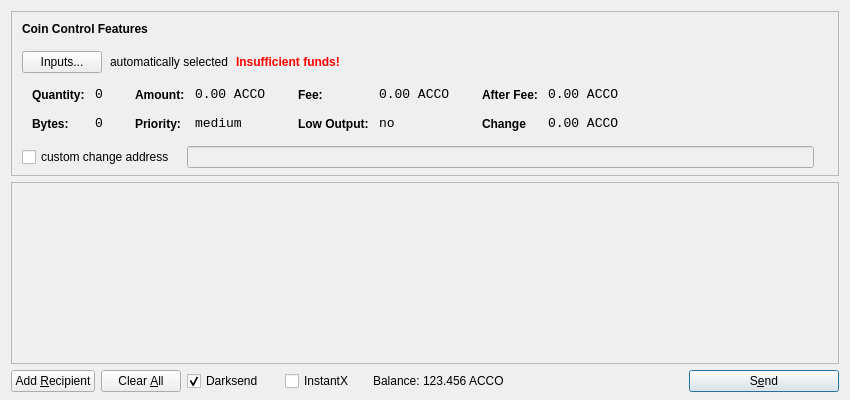
<?xml version="1.0" encoding="UTF-8"?>
<ui version="4.0">
 <class>SendCoinsDialog</class>
 <widget class="QDialog" name="SendCoinsDialog">
  <property name="geometry">
   <rect>
    <x>0</x>
    <y>0</y>
    <width>850</width>
    <height>400</height>
   </rect>
  </property>
  <property name="windowTitle">
   <string>Send Coins</string>
  </property>
  <layout class="QVBoxLayout" name="verticalLayout" stretch="0,1,0">
   <property name="bottomMargin">
    <number>8</number>
   </property>
   <item>
    <widget class="QFrame" name="frameCoinControl">
     <property name="sizePolicy">
      <sizepolicy hsizetype="Expanding" vsizetype="Expanding">
       <horstretch>0</horstretch>
       <verstretch>0</verstretch>
      </sizepolicy>
     </property>
     <property name="maximumSize">
      <size>
       <width>16777215</width>
       <height>16777215</height>
      </size>
     </property>
     <property name="frameShape">
      <enum>QFrame::StyledPanel</enum>
     </property>
     <property name="frameShadow">
      <enum>QFrame::Sunken</enum>
     </property>
     <layout class="QVBoxLayout" name="verticalLayoutCoinControl2">
      <property name="spacing">
       <number>-1</number>
      </property>
      <property name="leftMargin">
       <number>0</number>
      </property>
      <property name="topMargin">
       <number>0</number>
      </property>
      <property name="rightMargin">
       <number>0</number>
      </property>
      <property name="bottomMargin">
       <number>6</number>
      </property>
      <item>
       <layout class="QVBoxLayout" name="verticalLayoutCoinControl" stretch="0,0,0,0,1">
        <property name="spacing">
         <number>0</number>
        </property>
        <property name="leftMargin">
         <number>10</number>
        </property>
        <property name="topMargin">
         <number>10</number>
        </property>
        <item>
         <layout class="QHBoxLayout" name="horizontalLayoutCoinControl1">
          <property name="bottomMargin">
           <number>15</number>
          </property>
          <item>
           <widget class="QLabel" name="labelCoinControlFeatures">
            <property name="sizePolicy">
             <sizepolicy hsizetype="Preferred" vsizetype="Maximum">
              <horstretch>0</horstretch>
              <verstretch>0</verstretch>
             </sizepolicy>
            </property>
            <property name="font">
             <font>
              <weight>75</weight>
              <bold>true</bold>
             </font>
            </property>
            <property name="styleSheet">
             <string notr="true">font-weight:bold;</string>
            </property>
            <property name="text">
             <string>Coin Control Features</string>
            </property>
           </widget>
          </item>
         </layout>
        </item>
        <item>
         <layout class="QHBoxLayout" name="horizontalLayoutCoinControl2" stretch="0,0,0,0">
          <property name="spacing">
           <number>8</number>
          </property>
          <property name="bottomMargin">
           <number>10</number>
          </property>
          <item>
           <widget class="QPushButton" name="pushButtonCoinControl">
            <property name="styleSheet">
             <string notr="true"/>
            </property>
            <property name="text">
             <string>Inputs...</string>
            </property>
           </widget>
          </item>
          <item>
           <widget class="QLabel" name="labelCoinControlAutomaticallySelected">
            <property name="text">
             <string>automatically selected</string>
            </property>
            <property name="margin">
             <number>5</number>
            </property>
           </widget>
          </item>
          <item>
           <widget class="QLabel" name="labelCoinControlInsuffFunds">
            <property name="font">
             <font>
              <weight>75</weight>
              <bold>true</bold>
             </font>
            </property>
            <property name="styleSheet">
             <string notr="true">color:red;font-weight:bold;</string>
            </property>
            <property name="text">
             <string>Insufficient funds!</string>
            </property>
            <property name="margin">
             <number>5</number>
            </property>
           </widget>
          </item>
          <item>
           <spacer name="horizontalSpacerCoinControl">
            <property name="orientation">
             <enum>Qt::Horizontal</enum>
            </property>
            <property name="sizeHint" stdset="0">
             <size>
              <width>40</width>
              <height>1</height>
             </size>
            </property>
           </spacer>
          </item>
         </layout>
        </item>
        <item>
         <widget class="QWidget" name="widgetCoinControl" native="true">
          <property name="sizePolicy">
           <sizepolicy hsizetype="Preferred" vsizetype="Preferred">
            <horstretch>0</horstretch>
            <verstretch>0</verstretch>
           </sizepolicy>
          </property>
          <property name="minimumSize">
           <size>
            <width>0</width>
            <height>0</height>
           </size>
          </property>
          <property name="styleSheet">
           <string notr="true"/>
          </property>
          <layout class="QHBoxLayout" name="horizontalLayoutCoinControl5">
           <property name="margin">
            <number>0</number>
           </property>
           <item>
            <layout class="QHBoxLayout" name="horizontalLayoutCoinControl3" stretch="0,0,0,1">
             <property name="spacing">
              <number>20</number>
             </property>
             <property name="topMargin">
              <number>0</number>
             </property>
             <property name="bottomMargin">
              <number>10</number>
             </property>
             <item>
              <layout class="QFormLayout" name="formLayoutCoinControl1">
               <property name="horizontalSpacing">
                <number>10</number>
               </property>
               <property name="verticalSpacing">
                <number>14</number>
               </property>
               <property name="leftMargin">
                <number>10</number>
               </property>
               <property name="topMargin">
                <number>4</number>
               </property>
               <property name="rightMargin">
                <number>6</number>
               </property>
               <item row="0" column="0">
                <widget class="QLabel" name="labelCoinControlQuantityText">
                 <property name="styleSheet">
                  <string notr="true">font-weight:bold;</string>
                 </property>
                 <property name="text">
                  <string>Quantity:</string>
                 </property>
                 <property name="margin">
                  <number>0</number>
                 </property>
                </widget>
               </item>
               <item row="0" column="1">
                <widget class="QLabel" name="labelCoinControlQuantity">
                 <property name="font">
                  <font>
                   <family>Monospace</family>
                   <pointsize>10</pointsize>
                  </font>
                 </property>
                 <property name="cursor">
                  <cursorShape>IBeamCursor</cursorShape>
                 </property>
                 <property name="contextMenuPolicy">
                  <enum>Qt::ActionsContextMenu</enum>
                 </property>
                 <property name="text">
                  <string>0</string>
                 </property>
                 <property name="margin">
                  <number>0</number>
                 </property>
                 <property name="textInteractionFlags">
                  <set>Qt::LinksAccessibleByMouse|Qt::TextSelectableByKeyboard|Qt::TextSelectableByMouse</set>
                 </property>
                </widget>
               </item>
               <item row="1" column="0">
                <widget class="QLabel" name="labelCoinControlBytesText">
                 <property name="styleSheet">
                  <string notr="true">font-weight:bold;</string>
                 </property>
                 <property name="text">
                  <string>Bytes:</string>
                 </property>
                </widget>
               </item>
               <item row="1" column="1">
                <widget class="QLabel" name="labelCoinControlBytes">
                 <property name="font">
                  <font>
                   <family>Monospace</family>
                   <pointsize>10</pointsize>
                  </font>
                 </property>
                 <property name="cursor">
                  <cursorShape>IBeamCursor</cursorShape>
                 </property>
                 <property name="contextMenuPolicy">
                  <enum>Qt::ActionsContextMenu</enum>
                 </property>
                 <property name="text">
                  <string>0</string>
                 </property>
                 <property name="textInteractionFlags">
                  <set>Qt::LinksAccessibleByMouse|Qt::TextSelectableByKeyboard|Qt::TextSelectableByMouse</set>
                 </property>
                </widget>
               </item>
              </layout>
             </item>
             <item>
              <layout class="QFormLayout" name="formLayoutCoinControl2">
               <property name="horizontalSpacing">
                <number>10</number>
               </property>
               <property name="verticalSpacing">
                <number>14</number>
               </property>
               <property name="leftMargin">
                <number>6</number>
               </property>
               <property name="topMargin">
                <number>4</number>
               </property>
               <property name="rightMargin">
                <number>6</number>
               </property>
               <item row="0" column="0">
                <widget class="QLabel" name="labelCoinControlAmountText">
                 <property name="styleSheet">
                  <string notr="true">font-weight:bold;</string>
                 </property>
                 <property name="text">
                  <string>Amount:</string>
                 </property>
                 <property name="margin">
                  <number>0</number>
                 </property>
                </widget>
               </item>
               <item row="0" column="1">
                <widget class="QLabel" name="labelCoinControlAmount">
                 <property name="font">
                  <font>
                   <family>Monospace</family>
                   <pointsize>10</pointsize>
                  </font>
                 </property>
                 <property name="cursor">
                  <cursorShape>IBeamCursor</cursorShape>
                 </property>
                 <property name="contextMenuPolicy">
                  <enum>Qt::ActionsContextMenu</enum>
                 </property>
                 <property name="text">
                  <string>0.00 ACCO</string>
                 </property>
                 <property name="textInteractionFlags">
                  <set>Qt::LinksAccessibleByMouse|Qt::TextSelectableByKeyboard|Qt::TextSelectableByMouse</set>
                 </property>
                </widget>
               </item>
               <item row="1" column="0">
                <widget class="QLabel" name="labelCoinControlPriorityText">
                 <property name="styleSheet">
                  <string notr="true">font-weight:bold;</string>
                 </property>
                 <property name="text">
                  <string>Priority:</string>
                 </property>
                </widget>
               </item>
               <item row="1" column="1">
                <widget class="QLabel" name="labelCoinControlPriority">
                 <property name="font">
                  <font>
                   <family>Monospace</family>
                   <pointsize>10</pointsize>
                  </font>
                 </property>
                 <property name="cursor">
                  <cursorShape>IBeamCursor</cursorShape>
                 </property>
                 <property name="contextMenuPolicy">
                  <enum>Qt::ActionsContextMenu</enum>
                 </property>
                 <property name="text">
                  <string>medium</string>
                 </property>
                 <property name="textInteractionFlags">
                  <set>Qt::LinksAccessibleByMouse|Qt::TextSelectableByKeyboard|Qt::TextSelectableByMouse</set>
                 </property>
                </widget>
               </item>
              </layout>
             </item>
             <item>
              <layout class="QFormLayout" name="formLayoutCoinControl3">
               <property name="horizontalSpacing">
                <number>10</number>
               </property>
               <property name="verticalSpacing">
                <number>14</number>
               </property>
               <property name="leftMargin">
                <number>6</number>
               </property>
               <property name="topMargin">
                <number>4</number>
               </property>
               <property name="rightMargin">
                <number>6</number>
               </property>
               <item row="0" column="0">
                <widget class="QLabel" name="labelCoinControlFeeText">
                 <property name="styleSheet">
                  <string notr="true">font-weight:bold;</string>
                 </property>
                 <property name="text">
                  <string>Fee:</string>
                 </property>
                 <property name="margin">
                  <number>0</number>
                 </property>
                </widget>
               </item>
               <item row="0" column="1">
                <widget class="QLabel" name="labelCoinControlFee">
                 <property name="font">
                  <font>
                   <family>Monospace</family>
                   <pointsize>10</pointsize>
                  </font>
                 </property>
                 <property name="cursor">
                  <cursorShape>IBeamCursor</cursorShape>
                 </property>
                 <property name="contextMenuPolicy">
                  <enum>Qt::ActionsContextMenu</enum>
                 </property>
                 <property name="text">
                  <string>0.00 ACCO</string>
                 </property>
                 <property name="textInteractionFlags">
                  <set>Qt::LinksAccessibleByMouse|Qt::TextSelectableByKeyboard|Qt::TextSelectableByMouse</set>
                 </property>
                </widget>
               </item>
               <item row="1" column="0">
                <widget class="QLabel" name="labelCoinControlLowOutputText">
                 <property name="styleSheet">
                  <string notr="true">font-weight:bold;</string>
                 </property>
                 <property name="text">
                  <string>Low Output:</string>
                 </property>
                </widget>
               </item>
               <item row="1" column="1">
                <widget class="QLabel" name="labelCoinControlLowOutput">
                 <property name="font">
                  <font>
                   <family>Monospace</family>
                   <pointsize>10</pointsize>
                  </font>
                 </property>
                 <property name="cursor">
                  <cursorShape>IBeamCursor</cursorShape>
                 </property>
                 <property name="contextMenuPolicy">
                  <enum>Qt::ActionsContextMenu</enum>
                 </property>
                 <property name="text">
                  <string>no</string>
                 </property>
                 <property name="textInteractionFlags">
                  <set>Qt::LinksAccessibleByMouse|Qt::TextSelectableByKeyboard|Qt::TextSelectableByMouse</set>
                 </property>
                </widget>
               </item>
              </layout>
             </item>
             <item>
              <layout class="QFormLayout" name="formLayoutCoinControl4">
               <property name="horizontalSpacing">
                <number>10</number>
               </property>
               <property name="verticalSpacing">
                <number>14</number>
               </property>
               <property name="leftMargin">
                <number>6</number>
               </property>
               <property name="topMargin">
                <number>4</number>
               </property>
               <property name="rightMargin">
                <number>6</number>
               </property>
               <item row="0" column="0">
                <widget class="QLabel" name="labelCoinControlAfterFeeText">
                 <property name="styleSheet">
                  <string notr="true">font-weight:bold;</string>
                 </property>
                 <property name="text">
                  <string>After Fee:</string>
                 </property>
                 <property name="margin">
                  <number>0</number>
                 </property>
                </widget>
               </item>
               <item row="0" column="1">
                <widget class="QLabel" name="labelCoinControlAfterFee">
                 <property name="font">
                  <font>
                   <family>Monospace</family>
                   <pointsize>10</pointsize>
                  </font>
                 </property>
                 <property name="cursor">
                  <cursorShape>IBeamCursor</cursorShape>
                 </property>
                 <property name="contextMenuPolicy">
                  <enum>Qt::ActionsContextMenu</enum>
                 </property>
                 <property name="text">
                  <string>0.00 ACCO</string>
                 </property>
                 <property name="textInteractionFlags">
                  <set>Qt::LinksAccessibleByMouse|Qt::TextSelectableByKeyboard|Qt::TextSelectableByMouse</set>
                 </property>
                </widget>
               </item>
               <item row="1" column="0">
                <widget class="QLabel" name="labelCoinControlChangeText">
                 <property name="styleSheet">
                  <string notr="true">font-weight:bold;</string>
                 </property>
                 <property name="text">
                  <string>Change</string>
                 </property>
                </widget>
               </item>
               <item row="1" column="1">
                <widget class="QLabel" name="labelCoinControlChange">
                 <property name="font">
                  <font>
                   <family>Monospace</family>
                   <pointsize>10</pointsize>
                  </font>
                 </property>
                 <property name="cursor">
                  <cursorShape>IBeamCursor</cursorShape>
                 </property>
                 <property name="contextMenuPolicy">
                  <enum>Qt::ActionsContextMenu</enum>
                 </property>
                 <property name="text">
                  <string>0.00 ACCO</string>
                 </property>
                 <property name="textInteractionFlags">
                  <set>Qt::LinksAccessibleByMouse|Qt::TextSelectableByKeyboard|Qt::TextSelectableByMouse</set>
                 </property>
                </widget>
               </item>
              </layout>
             </item>
            </layout>
           </item>
          </layout>
         </widget>
        </item>
        <item>
         <layout class="QHBoxLayout" name="horizontalLayoutCoinControl4" stretch="0,0,0">
          <property name="spacing">
           <number>12</number>
          </property>
          <property name="sizeConstraint">
           <enum>QLayout::SetDefaultConstraint</enum>
          </property>
          <property name="topMargin">
           <number>5</number>
          </property>
          <property name="rightMargin">
           <number>5</number>
          </property>
          <item>
           <widget class="QCheckBox" name="checkBoxCoinControlChange">
            <property name="text">
             <string>custom change address</string>
            </property>
           </widget>
          </item>
          <item>
           <widget class="QLineEdit" name="lineEditCoinControlChange">
            <property name="enabled">
             <bool>false</bool>
            </property>
            <property name="sizePolicy">
             <sizepolicy hsizetype="Expanding" vsizetype="Fixed">
              <horstretch>0</horstretch>
              <verstretch>0</verstretch>
             </sizepolicy>
            </property>
           </widget>
          </item>
          <item>
           <widget class="QLabel" name="labelCoinControlChangeLabel">
            <property name="sizePolicy">
             <sizepolicy hsizetype="Preferred" vsizetype="Expanding">
              <horstretch>0</horstretch>
              <verstretch>0</verstretch>
             </sizepolicy>
            </property>
            <property name="minimumSize">
             <size>
              <width>0</width>
              <height>0</height>
             </size>
            </property>
            <property name="text">
             <string/>
            </property>
            <property name="margin">
             <number>3</number>
            </property>
           </widget>
          </item>
         </layout>
        </item>
        <item>
         <spacer name="verticalSpacerCoinControl">
          <property name="orientation">
           <enum>Qt::Vertical</enum>
          </property>
          <property name="sizeHint" stdset="0">
           <size>
            <width>800</width>
            <height>1</height>
           </size>
          </property>
         </spacer>
        </item>
       </layout>
      </item>
     </layout>
    </widget>
   </item>
   <item>
    <widget class="QScrollArea" name="scrollArea">
     <property name="widgetResizable">
      <bool>true</bool>
     </property>
     <widget class="QWidget" name="scrollAreaWidgetContents">
      <property name="geometry">
       <rect>
        <x>0</x>
        <y>0</y>
        <width>830</width>
        <height>165</height>
       </rect>
      </property>
      <layout class="QVBoxLayout" name="verticalLayout_2">
       <property name="margin">
        <number>0</number>
       </property>
       <item>
        <layout class="QVBoxLayout" name="entries">
         <property name="spacing">
          <number>6</number>
         </property>
        </layout>
       </item>
       <item>
        <spacer name="verticalSpacer">
         <property name="orientation">
          <enum>Qt::Vertical</enum>
         </property>
         <property name="sizeHint" stdset="0">
          <size>
           <width>20</width>
           <height>40</height>
          </size>
         </property>
        </spacer>
       </item>
      </layout>
     </widget>
    </widget>
   </item>
   <item>
    <layout class="QHBoxLayout" name="horizontalLayout">
     <item>
      <widget class="QPushButton" name="addButton">
       <property name="toolTip">
        <string>Send to multiple recipients at once</string>
       </property>
       <property name="text">
        <string>Add &amp;Recipient</string>
       </property>
       <property name="autoDefault">
        <bool>false</bool>
       </property>
      </widget>
     </item>
     <item>
      <widget class="QPushButton" name="clearButton">
       <property name="sizePolicy">
        <sizepolicy hsizetype="Minimum" vsizetype="Fixed">
         <horstretch>0</horstretch>
         <verstretch>0</verstretch>
        </sizepolicy>
       </property>
       <property name="toolTip">
        <string>Remove all transaction fields</string>
       </property>
       <property name="text">
        <string>Clear &amp;All</string>
       </property>
       <property name="autoRepeatDelay">
        <number>300</number>
       </property>
       <property name="autoDefault">
        <bool>false</bool>
       </property>
      </widget>
     </item>
     <item>
      <layout class="QHBoxLayout" name="horizontalLayout_2">
       <property name="spacing">
        <number>3</number>
       </property>
        <item>
        <widget class="QCheckBox" name="checkUseDarksend">
         <property name="minimumSize">
          <size>
           <width>95</width>
           <height>0</height>
          </size>
         </property>
         <property name="text">
          <string>Darksend</string>
         </property>
         <property name="checked">
          <bool>true</bool>
         </property>
        </widget>
       </item>
       <item>
        <widget class="QCheckBox" name="checkInstantX">
         <property name="enabled">
          <bool>true</bool>
         </property>
         <property name="minimumSize">
          <size>
           <width>85</width>
           <height>0</height>
          </size>
         </property>
         <property name="text">
          <string>InstantX</string>
         </property>
        </widget>
       </item>
       <item>
        <widget class="QLabel" name="label">
         <property name="sizePolicy">
          <sizepolicy hsizetype="Preferred" vsizetype="Fixed">
           <horstretch>0</horstretch>
           <verstretch>0</verstretch>
          </sizepolicy>
         </property>
         <property name="text">
          <string>Balance:</string>
         </property>
        </widget>
       </item>
       <item>
        <widget class="QLabel" name="labelBalance">
         <property name="sizePolicy">
          <sizepolicy hsizetype="Preferred" vsizetype="Fixed">
           <horstretch>0</horstretch>
           <verstretch>0</verstretch>
          </sizepolicy>
         </property>
         <property name="cursor">
          <cursorShape>IBeamCursor</cursorShape>
         </property>
         <property name="text">
          <string>123.456 ACCO</string>
         </property>
         <property name="textInteractionFlags">
          <set>Qt::LinksAccessibleByMouse|Qt::TextSelectableByKeyboard|Qt::TextSelectableByMouse</set>
         </property>
        </widget>
       </item>
      </layout>
     </item>
     <item>
      <spacer name="horizontalSpacer">
       <property name="orientation">
        <enum>Qt::Horizontal</enum>
       </property>
       <property name="sizeHint" stdset="0">
        <size>
         <width>40</width>
         <height>20</height>
        </size>
       </property>
      </spacer>
     </item>
     <item>
      <widget class="QPushButton" name="sendButton">
       <property name="minimumSize">
        <size>
         <width>150</width>
         <height>0</height>
        </size>
       </property>
       <property name="toolTip">
        <string>Confirm the send action</string>
       </property>
       <property name="text">
        <string>S&amp;end</string>
       </property>
       <property name="icon">
        <iconset resource="../bitcoin.qrc">
         <normaloff>:/icons/send</normaloff>:/icons/send</iconset>
       </property>
       <property name="default">
        <bool>true</bool>
       </property>
      </widget>
     </item>
    </layout>
   </item>
  </layout>
 </widget>
 <resources>
  <include location="../bitcoin.qrc"/>
 </resources>
 <connections/>
</ui>
